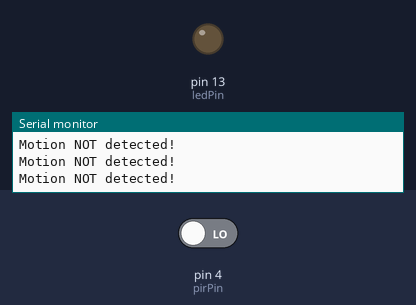
Bench run of a sketch on a simulated Arduino Uno, built with avr-gcc and run on an emulated ATmega328P. Parts: output pins drawn as LEDs (lit = HIGH), the last lines printed to the serial monitor. The test bench sets the inputs (shaded band); at power-on: pin 4 (pirPin) LOW.

Above: at 2.8 s.
2.9 s: pin 4 (pirPin) driven HIGH
At 4.2 s:
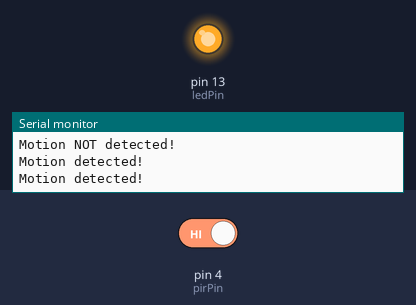
4.5 s: pin 4 (pirPin) driven LOW
At 5.9 s:
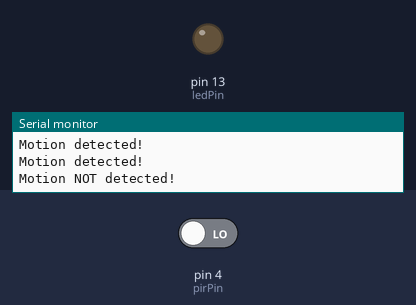
Timing chart, 0 to 7.5 s (numbered marks = the images above; inputs shaded):
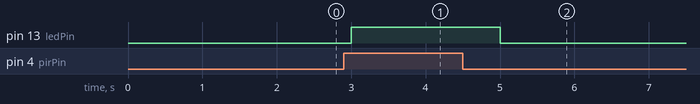

Measured:
- after the input at 2.9 s, pin 13 (ledPin): LOW → HIGH after 0.10 s
- after the input at 4.5 s, pin 13 (ledPin): HIGH → LOW after 0.50 s

The sketch:

PIRMotionSensorToControlBulbs.ino
```cpp
// PIR sensor pin
const int pirPin = 4;
const int ledPin = 13; // LED pin

void setup() {
  pinMode(pirPin, INPUT);
  pinMode(ledPin, OUTPUT);
  Serial.begin(9600);
}

void loop() {
  // Read PIR sensor state
  int pirState = digitalRead(pirPin);

  if (pirState == HIGH) {
    digitalWrite(ledPin, HIGH);
    Serial.println("Motion detected!");
    delay(1000);
  } else {
    digitalWrite(ledPin, LOW);
    Serial.println("Motion NOT detected!");
    delay(1000);
  }
}
```
